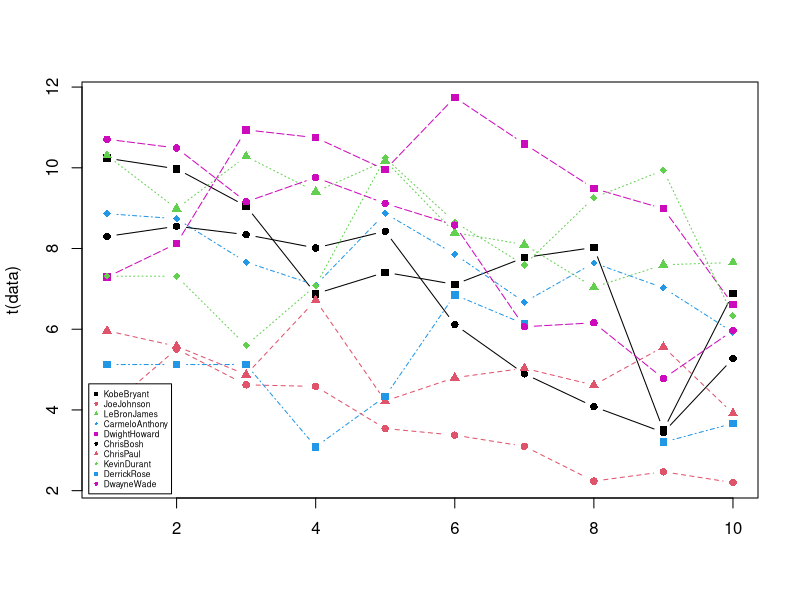
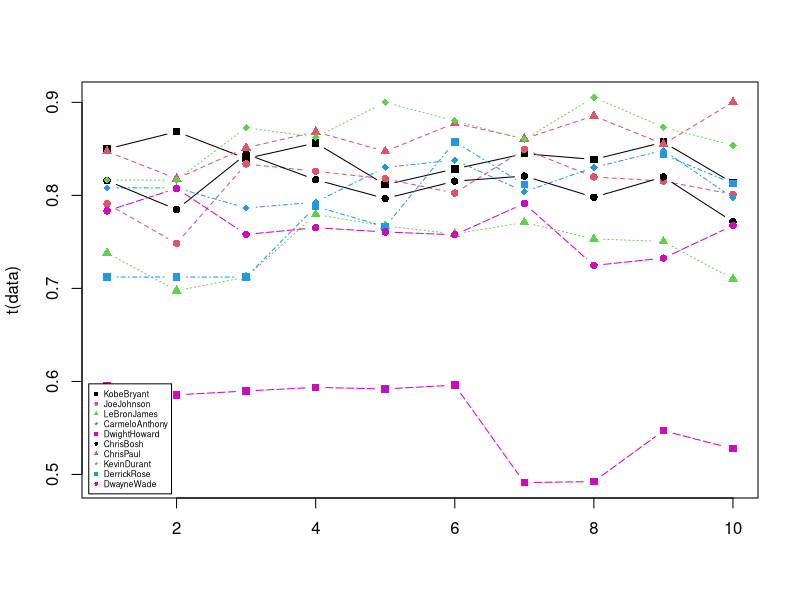
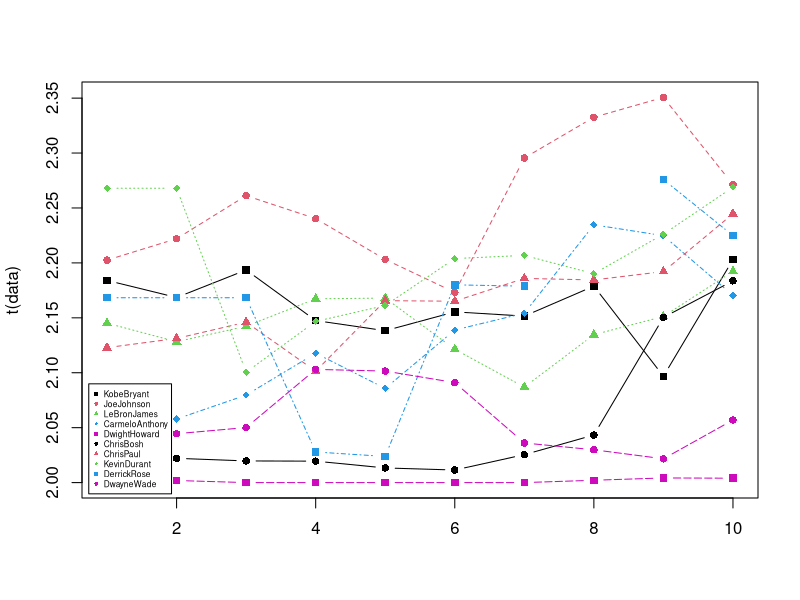

Source code (R) for these figures, in order:
#Seasons
Seasons <- c("2005","2006","2007","2008","2009","2010","2011","2012","2013","2014")

#Players
Players <- c("KobeBryant","JoeJohnson","LeBronJames","CarmeloAnthony","DwightHoward","ChrisBosh","ChrisPaul","KevinDurant","DerrickRose","DwayneWade")

#Free Throws
KobeBryant_FT <- c(696,667,623,483,439,483,381,525,18,196)
JoeJohnson_FT <- c(261,235,316,299,220,195,158,132,159,141)
LeBronJames_FT <- c(601,489,549,594,593,503,387,403,439,375)
CarmeloAnthony_FT <- c(573,459,464,371,508,507,295,425,459,189)
DwightHoward_FT <- c(356,390,529,504,483,546,281,355,349,143)
ChrisBosh_FT <- c(474,463,472,504,470,384,229,241,223,179)
ChrisPaul_FT <- c(394,292,332,455,161,337,260,286,295,289)
KevinDurant_FT <- c(209,209,391,452,756,594,431,679,703,146)
DerrickRose_FT <- c(146,146,146,197,259,476,194,0,27,152)
DwayneWade_FT <- c(629,432,354,590,534,494,235,308,189,284)
#Matrix
FreeThrows<-rbind(KobeBryant_FT,JoeJohnson_FT,LeBronJames_FT,CarmeloAnthony_FT,DwightHoward_FT,
                  ChrisBosh_FT,ChrisPaul_FT,KevinDurant_FT,DerrickRose_FT,DwayneWade_FT)
rm(KobeBryant_FT,JoeJohnson_FT,LeBronJames_FT,CarmeloAnthony_FT,DwightHoward_FT,
      ChrisBosh_FT,ChrisPaul_FT,KevinDurant_FT,DerrickRose_FT,DwayneWade_FT)
rownames(FreeThrows)<-Players
colnames(FreeThrows)<-Seasons

#Free Throw Attempts
KobeBryant_FTA <- c(819,768,742,564,541,583,451,626,21,241)
JoeJohnson_FTA <- c(330,314,379,362,269,243,186,161,195,176)
LeBronJames_FTA <- c(814,701,771,762,773,663,502,535,585,528)
CarmeloAnthony_FTA <- c(709,568,590,468,612,605,367,512,541,237)
DwightHoward_FTA <- c(598,666,897,849,816,916,572,721,638,271)
ChrisBosh_FTA <- c(581,590,559,617,590,471,279,302,272,232)
ChrisPaul_FTA <- c(465,357,390,524,190,384,302,323,345,321)
KevinDurant_FTA <- c(256,256,448,524,840,675,501,750,805,171)
DerrickRose_FTA <- c(205,205,205,250,338,555,239,0,32,187)
DwayneWade_FTA <- c(803,535,467,771,702,652,297,425,258,370)
#Matrix
FreeThrowAttempts<-rbind(KobeBryant_FTA,JoeJohnson_FTA,LeBronJames_FTA,CarmeloAnthony_FTA,DwightHoward_FTA,
                  ChrisBosh_FTA,ChrisPaul_FTA,KevinDurant_FTA,DerrickRose_FTA,DwayneWade_FTA)
rm(KobeBryant_FTA,JoeJohnson_FTA,LeBronJames_FTA,CarmeloAnthony_FTA,DwightHoward_FTA,
      ChrisBosh_FTA,ChrisPaul_FTA,KevinDurant_FTA,DerrickRose_FTA,DwayneWade_FTA)
rownames(FreeThrowAttempts)<-Players
colnames(FreeThrowAttempts)<-Seasons

#Salaries
KobeBryant_Salary <- c(15946875,17718750,19490625,21262500,23034375,24806250,25244493,27849149,30453805,23500000)
JoeJohnson_Salary <- c(12000000,12744189,13488377,14232567,14976754,16324500,18038573,19752645,21466718,23180790)
LeBronJames_Salary <- c(4621800,5828090,13041250,14410581,15779912,14500000,16022500,17545000,19067500,20644400)
CarmeloAnthony_Salary <- c(3713640,4694041,13041250,14410581,15779912,17149243,18518574,19450000,22407474,22458000)
DwightHoward_Salary <- c(4493160,4806720,6061274,13758000,15202590,16647180,18091770,19536360,20513178,21436271)
ChrisBosh_Salary <- c(3348000,4235220,12455000,14410581,15779912,14500000,16022500,17545000,19067500,20644400)
ChrisPaul_Salary <- c(3144240,3380160,3615960,4574189,13520500,14940153,16359805,17779458,18668431,20068563)
KevinDurant_Salary <- c(0,0,4171200,4484040,4796880,6053663,15506632,16669630,17832627,18995624)
DerrickRose_Salary <- c(0,0,0,4822800,5184480,5546160,6993708,16402500,17632688,18862875)
DwayneWade_Salary <- c(3031920,3841443,13041250,14410581,15779912,14200000,15691000,17182000,18673000,15000000)
#Matrix
Salary <- rbind(KobeBryant_Salary, JoeJohnson_Salary, LeBronJames_Salary, CarmeloAnthony_Salary, DwightHoward_Salary, ChrisBosh_Salary, ChrisPaul_Salary, KevinDurant_Salary, DerrickRose_Salary, DwayneWade_Salary)
rm(KobeBryant_Salary, JoeJohnson_Salary, CarmeloAnthony_Salary, DwightHoward_Salary, ChrisBosh_Salary, LeBronJames_Salary, ChrisPaul_Salary, DerrickRose_Salary, DwayneWade_Salary, KevinDurant_Salary)
colnames(Salary) <- Seasons
rownames(Salary) <- Players

#Games 
KobeBryant_G <- c(80,77,82,82,73,82,58,78,6,35)
JoeJohnson_G <- c(82,57,82,79,76,72,60,72,79,80)
LeBronJames_G <- c(79,78,75,81,76,79,62,76,77,69)
CarmeloAnthony_G <- c(80,65,77,66,69,77,55,67,77,40)
DwightHoward_G <- c(82,82,82,79,82,78,54,76,71,41)
ChrisBosh_G <- c(70,69,67,77,70,77,57,74,79,44)
ChrisPaul_G <- c(78,64,80,78,45,80,60,70,62,82)
KevinDurant_G <- c(35,35,80,74,82,78,66,81,81,27)
DerrickRose_G <- c(40,40,40,81,78,81,39,0,10,51)
DwayneWade_G <- c(75,51,51,79,77,76,49,69,54,62)
#Matrix
Games <- rbind(KobeBryant_G, JoeJohnson_G, LeBronJames_G, CarmeloAnthony_G, DwightHoward_G, ChrisBosh_G, ChrisPaul_G, KevinDurant_G, DerrickRose_G, DwayneWade_G)
rm(KobeBryant_G, JoeJohnson_G, CarmeloAnthony_G, DwightHoward_G, ChrisBosh_G, LeBronJames_G, ChrisPaul_G, DerrickRose_G, DwayneWade_G, KevinDurant_G)
colnames(Games) <- Seasons
rownames(Games) <- Players

#Minutes Played
KobeBryant_MP <- c(3277,3140,3192,2960,2835,2779,2232,3013,177,1207)
JoeJohnson_MP <- c(3340,2359,3343,3124,2886,2554,2127,2642,2575,2791)
LeBronJames_MP <- c(3361,3190,3027,3054,2966,3063,2326,2877,2902,2493)
CarmeloAnthony_MP <- c(2941,2486,2806,2277,2634,2751,1876,2482,2982,1428)
DwightHoward_MP <- c(3021,3023,3088,2821,2843,2935,2070,2722,2396,1223)
ChrisBosh_MP <- c(2751,2658,2425,2928,2526,2795,2007,2454,2531,1556)
ChrisPaul_MP <- c(2808,2353,3006,3002,1712,2880,2181,2335,2171,2857)
KevinDurant_MP <- c(1255,1255,2768,2885,3239,3038,2546,3119,3122,913)
DerrickRose_MP <- c(1168,1168,1168,3000,2871,3026,1375,0,311,1530)
DwayneWade_MP <- c(2892,1931,1954,3048,2792,2823,1625,2391,1775,1971)
#Matrix
MinutesPlayed <- rbind(KobeBryant_MP, JoeJohnson_MP, LeBronJames_MP, CarmeloAnthony_MP, DwightHoward_MP, ChrisBosh_MP, ChrisPaul_MP, KevinDurant_MP, DerrickRose_MP, DwayneWade_MP)
rm(KobeBryant_MP, JoeJohnson_MP, CarmeloAnthony_MP, DwightHoward_MP, ChrisBosh_MP, LeBronJames_MP, ChrisPaul_MP, DerrickRose_MP, DwayneWade_MP, KevinDurant_MP)
colnames(MinutesPlayed) <- Seasons
rownames(MinutesPlayed) <- Players

#Field Goals
KobeBryant_FG <- c(978,813,775,800,716,740,574,738,31,266)
JoeJohnson_FG <- c(632,536,647,620,635,514,423,445,462,446)
LeBronJames_FG <- c(875,772,794,789,768,758,621,765,767,624)
CarmeloAnthony_FG <- c(756,691,728,535,688,684,441,669,743,358)
DwightHoward_FG <- c(468,526,583,560,510,619,416,470,473,251)
ChrisBosh_FG <- c(549,543,507,615,600,524,393,485,492,343)
ChrisPaul_FG <- c(407,381,630,631,314,430,425,412,406,568)
KevinDurant_FG <- c(306,306,587,661,794,711,643,731,849,238)
DerrickRose_FG <- c(208,208,208,574,672,711,302,0,58,338)
DwayneWade_FG <- c(699,472,439,854,719,692,416,569,415,509)
#Matrix
FieldGoals <- rbind(KobeBryant_FG, JoeJohnson_FG, LeBronJames_FG, CarmeloAnthony_FG, DwightHoward_FG, ChrisBosh_FG, ChrisPaul_FG, KevinDurant_FG, DerrickRose_FG, DwayneWade_FG)
rm(KobeBryant_FG, JoeJohnson_FG, LeBronJames_FG, CarmeloAnthony_FG, DwightHoward_FG, ChrisBosh_FG, ChrisPaul_FG, KevinDurant_FG, DerrickRose_FG, DwayneWade_FG)
colnames(FieldGoals) <- Seasons
rownames(FieldGoals) <- Players

#Field Goal Attempts
KobeBryant_FGA <- c(2173,1757,1690,1712,1569,1639,1336,1595,73,713)
JoeJohnson_FGA <- c(1395,1139,1497,1420,1386,1161,931,1052,1018,1025)
LeBronJames_FGA <- c(1823,1621,1642,1613,1528,1485,1169,1354,1353,1279)
CarmeloAnthony_FGA <- c(1572,1453,1481,1207,1502,1503,1025,1489,1643,806)
DwightHoward_FGA <- c(881,873,974,979,834,1044,726,813,800,423)
ChrisBosh_FGA <- c(1087,1094,1027,1263,1158,1056,807,907,953,745)
ChrisPaul_FGA <- c(947,871,1291,1255,637,928,890,856,870,1170)
KevinDurant_FGA <- c(647,647,1366,1390,1668,1538,1297,1433,1688,467)
DerrickRose_FGA <- c(436,436,436,1208,1373,1597,695,0,164,835)
DwayneWade_FGA <- c(1413,962,937,1739,1511,1384,837,1093,761,1084)
#Matrix
FieldGoalAttempts <- rbind(KobeBryant_FGA, JoeJohnson_FGA, LeBronJames_FGA, CarmeloAnthony_FGA, DwightHoward_FGA, ChrisBosh_FGA, ChrisPaul_FGA, KevinDurant_FGA, DerrickRose_FGA, DwayneWade_FGA)
rm(KobeBryant_FGA, JoeJohnson_FGA, LeBronJames_FGA, CarmeloAnthony_FGA, DwightHoward_FGA, ChrisBosh_FGA, ChrisPaul_FGA, KevinDurant_FGA, DerrickRose_FGA, DwayneWade_FGA)
colnames(FieldGoalAttempts) <- Seasons
rownames(FieldGoalAttempts) <- Players

#Points
KobeBryant_PTS <- c(2832,2430,2323,2201,1970,2078,1616,2133,83,782)
JoeJohnson_PTS <- c(1653,1426,1779,1688,1619,1312,1129,1170,1245,1154)
LeBronJames_PTS <- c(2478,2132,2250,2304,2258,2111,1683,2036,2089,1743)
CarmeloAnthony_PTS <- c(2122,1881,1978,1504,1943,1970,1245,1920,2112,966)
DwightHoward_PTS <- c(1292,1443,1695,1624,1503,1784,1113,1296,1297,646)
ChrisBosh_PTS <- c(1572,1561,1496,1746,1678,1438,1025,1232,1281,928)
ChrisPaul_PTS <- c(1258,1104,1684,1781,841,1268,1189,1186,1185,1564)
KevinDurant_PTS <- c(903,903,1624,1871,2472,2161,1850,2280,2593,686)
DerrickRose_PTS <- c(597,597,597,1361,1619,2026,852,0,159,904)
DwayneWade_PTS <- c(2040,1397,1254,2386,2045,1941,1082,1463,1028,1331)
#Matrix
Points <- rbind(KobeBryant_PTS, JoeJohnson_PTS, LeBronJames_PTS, CarmeloAnthony_PTS, DwightHoward_PTS, ChrisBosh_PTS, ChrisPaul_PTS, KevinDurant_PTS, DerrickRose_PTS, DwayneWade_PTS)
rm(KobeBryant_PTS, JoeJohnson_PTS, LeBronJames_PTS, CarmeloAnthony_PTS, DwightHoward_PTS, ChrisBosh_PTS, ChrisPaul_PTS, KevinDurant_PTS, DerrickRose_PTS, DwayneWade_PTS)
colnames(Points) <- Seasons
rownames(Points) <- Players

Pts_sans_ft<- Points-FreeThrows #Points scored disregarding the free throws

myplot<-function(mdata,rows=1:10,cols=1:10){
  data<-mdata[rows,cols]
  matplot(t(data),type="b",pch=15:18,col=c(1:4,6))
  legend("bottomleft",inset=0.01,legend=Players[rows],pch=15:18,col=c(1:4,6),horiz=F,cex=0.5)
}

#Visualizations

myplot(FreeThrowAttempts/Games)

myplot(FreeThrows/FreeThrowAttempts)  #Accuracy of free throws

myplot(Pts_sans_ft/FieldGoals)      #2-pointers vs 3-pointers
